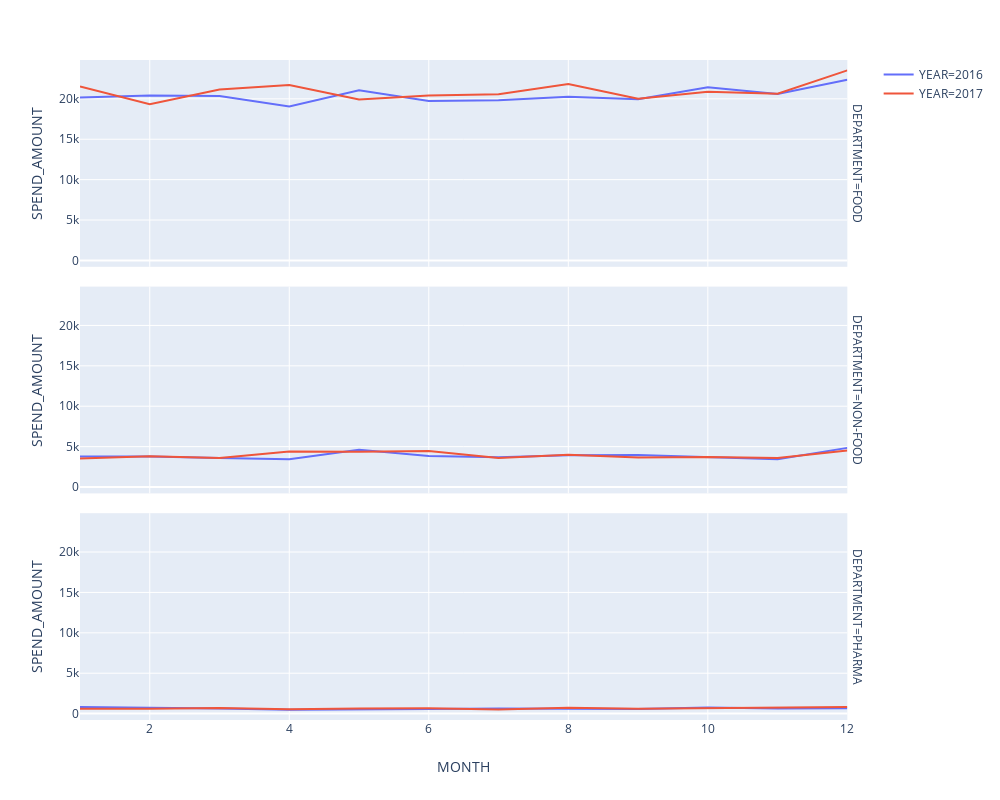

The notebook cell saved with this chart:
### Markdown cell above
<h6> Department

### Code cell
prod_trans['MONTH_YEAR'] = prod_trans['PURCHASE_DATE'].apply(lambda x: x.strftime('%Y-%m'))
prod_trans['MONTH']=prod_trans['PURCHASE_DATE'].apply(lambda x: x.strftime('%m'))
groupd = prod_trans.groupby(['MONTH','YEAR','DEPARTMENT']).agg({'BASKET_NUM':pd.Series.nunique,'SPEND_AMOUNT':sum})
groupd = groupd.reset_index()

fig = px.line(groupd, x="MONTH", y="SPEND_AMOUNT", color="YEAR", #barmode="stack",
             facet_row="DEPARTMENT",width=1000,height=800)
fig.show()

### Figure 1 — Plotly figure (JSON) as saved in the notebook; plotly's stock layout.template omitted (floating-point values rounded to 4 significant figures)
{"data": [{"hoverlabel": {"namelength": 0}, "hovertemplate": "YEAR=2016<br>DEPARTMENT=FOOD<br>MONTH=%{x}<br>SPEND_AMOUNT=%{y}", "legendgroup": "YEAR=2016", "line": {"color": "#636efa", "dash": "solid"}, "mode": "lines", "name": "YEAR=2016", "showlegend": true, "type": "scatter", "x": ["01", "02", "03", "04", "05", "06", "07", "08", "09", "10", "11", "12"], "xaxis": "x3", "y": [20160.0, 20410.0, 20350.0, 19040.0, 21060.0, 19720.0, 19820.0, 20270.0, 19950.0, 21420.0, 20590.0, 22370.0], "yaxis": "y3"}, {"hoverlabel": {"namelength": 0}, "hovertemplate": "YEAR=2016<br>DEPARTMENT=NON-FOOD<br>MONTH=%{x}<br>SPEND_AMOUNT=%{y}", "legendgroup": "YEAR=2016", "line": {"color": "#636efa", "dash": "solid"}, "mode": "lines", "name": "YEAR=2016", "showlegend": false, "type": "scatter", "x": ["01", "02", "03", "04", "05", "06", "07", "08", "09", "10", "11", "12"], "xaxis": "x2", "y": [3764.0, 3786.0, 3582.0, 3449.0, 4620.0, 3853.0, 3698.0, 3932.0, 3956.0, 3704.0, 3439.0, 4846.0], "yaxis": "y2"}, {"hoverlabel": {"namelength": 0}, "hovertemplate": "YEAR=2016<br>DEPARTMENT=PHARMA<br>MONTH=%{x}<br>SPEND_AMOUNT=%{y}", "legendgroup": "YEAR=2016", "line": {"color": "#636efa", "dash": "solid"}, "mode": "lines", "name": "YEAR=2016", "showlegend": false, "type": "scatter", "x": ["01", "02", "03", "04", "05", "06", "07", "08", "09", "10", "11", "12"], "xaxis": "x", "y": [807.3, 746.6, 624.1, 490.6, 579.6, 585.6, 634.5, 640.8, 561.5, 752.8, 644.6, 651.4], "yaxis": "y"}, {"hoverlabel": {"namelength": 0}, "hovertemplate": "YEAR=2017<br>DEPARTMENT=FOOD<br>MONTH=%{x}<br>SPEND_AMOUNT=%{y}", "legendgroup": "YEAR=2017", "line": {"color": "#EF553B", "dash": "solid"}, "mode": "lines", "name": "YEAR=2017", "showlegend": true, "type": "scatter", "x": ["01", "02", "03", "04", "05", "06", "07", "08", "09", "10", "11", "12"], "xaxis": "x3", "y": [21540.0, 19340.0, 21150.0, 21700.0, 19920.0, 20410.0, 20560.0, 21820.0, 20020.0, 20880.0, 20640.0, 23530.0], "yaxis": "y3"}, {"hoverlabel": {"namelength": 0}, "hovertemplate": "YEAR=2017<br>DEPARTMENT=NON-FOOD<br>MONTH=%{x}<br>SPEND_AMOUNT=%{y}", "legendgroup": "YEAR=2017", "line": {"color": "#EF553B", "dash": "solid"}, "mode": "lines", "name": "YEAR=2017", "showlegend": false, "type": "scatter", "x": ["01", "02", "03", "04", "05", "06", "07", "08", "09", "10", "11", "12"], "xaxis": "x2", "y": [3533.0, 3797.0, 3591.0, 4390.0, 4359.0, 4472.0, 3595.0, 4001.0, 3641.0, 3716.0, 3598.0, 4531.0], "yaxis": "y2"}, {"hoverlabel": {"namelength": 0}, "hovertemplate": "YEAR=2017<br>DEPARTMENT=PHARMA<br>MONTH=%{x}<br>SPEND_AMOUNT=%{y}", "legendgroup": "YEAR=2017", "line": {"color": "#EF553B", "dash": "solid"}, "mode": "lines", "name": "YEAR=2017", "showlegend": false, "type": "scatter", "x": ["01", "02", "03", "04", "05", "06", "07", "08", "09", "10", "11", "12"], "xaxis": "x", "y": [608.3, 599.6, 704.2, 548.6, 642.0, 651.3, 506.5, 728.2, 602.8, 682.7, 740.5, 823.7], "yaxis": "y"}], "layout": {"annotations": [{"font": {}, "showarrow": false, "text": "DEPARTMENT=PHARMA", "textangle": 90, "x": 0.98, "xanchor": "left", "xref": "paper", "y": 0.1567, "yanchor": "middle", "yref": "paper"}, {"font": {}, "showarrow": false, "text": "DEPARTMENT=NON-FOOD", "textangle": 90, "x": 0.98, "xanchor": "left", "xref": "paper", "y": 0.5, "yanchor": "middle", "yref": "paper"}, {"font": {}, "showarrow": false, "text": "DEPARTMENT=FOOD", "textangle": 90, "x": 0.98, "xanchor": "left", "xref": "paper", "y": 0.8433, "yanchor": "middle", "yref": "paper"}], "height": 800, "legend": {"tracegroupgap": 0}, "margin": {"t": 60}, "width": 1000, "xaxis": {"anchor": "y", "domain": [0, 0.98], "title": {"text": "MONTH"}}, "xaxis2": {"anchor": "y2", "domain": [0, 0.98], "matches": "x", "showticklabels": false}, "xaxis3": {"anchor": "y3", "domain": [0, 0.98], "matches": "x", "showticklabels": false}, "yaxis": {"anchor": "x", "domain": [0, 0.3133], "title": {"text": "SPEND_AMOUNT"}}, "yaxis2": {"anchor": "x2", "domain": [0.3433, 0.6567], "matches": "y", "title": {"text": "SPEND_AMOUNT"}}, "yaxis3": {"anchor": "x3", "domain": [0.6867, 1.0], "matches": "y", "title": {"text": "SPEND_AMOUNT"}}}}
